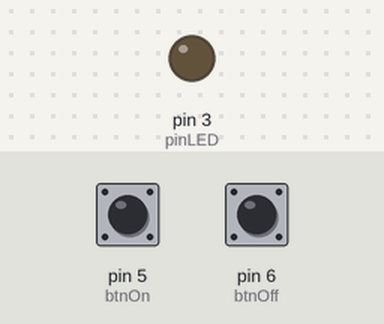
A sketch run on a simulated Arduino Uno, built with avr-gcc and run on an emulated ATmega328P. Shown: output pins drawn as LEDs (lit = HIGH). Inputs (shaded band) come from the test bench; at power-on: pin 5 (btnOn) HIGH, pin 6 (btnOff) HIGH.

Above: at 1.2 s.
1.3 s: pin 5 (btnOn) pulled LOW for 0.15 s
At 2.4 s:
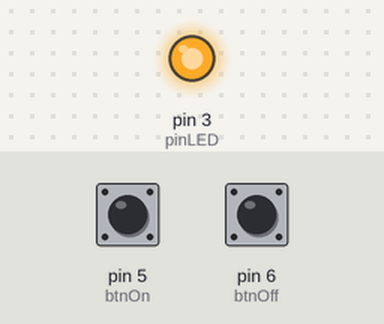
2.9 s: pin 6 (btnOff) pulled LOW for 0.15 s
At 3.6 s:
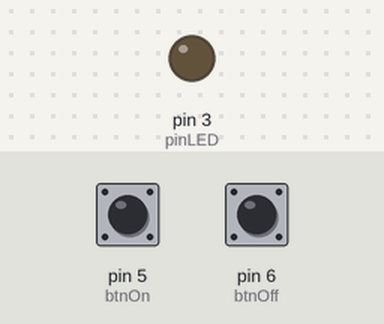
4.5 s: pin 5 (btnOn) pulled LOW for 1 s
At 4.9 s:
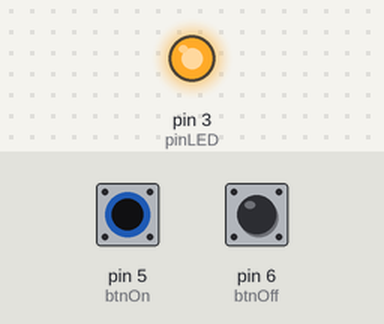
7.0 s: pin 5 (btnOn) driven LOW and pin 6 (btnOff) driven LOW
At 8.2 s:
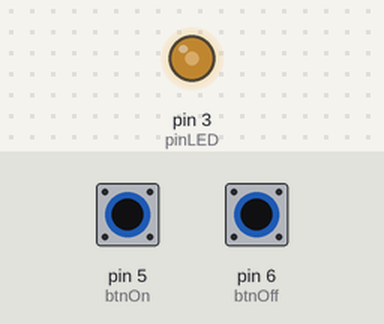
8.5 s: pin 6 (btnOff) driven HIGH
At 8.9 s:
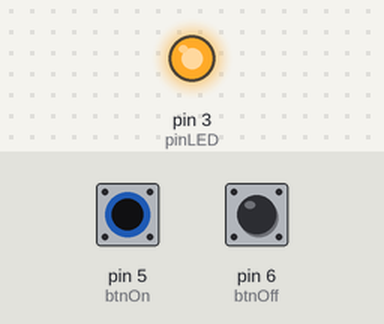
Timing chart, 0 to 11.0 s (numbered marks = the images above; inputs shaded):
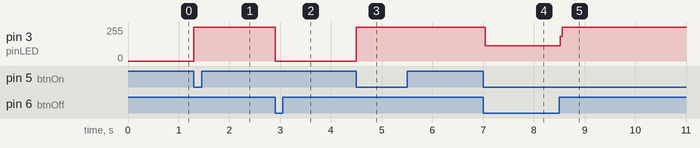

Measured:
- after the input at 1.3 s, pin 3 (pinLED): 0/255 → 255/255 at once
- after the input at 2.9 s, pin 3 (pinLED): 255/255 → 0/255 at once
- after the input at 4.5 s, pin 3 (pinLED): 0/255 → 255/255 at once
- after the input at 7.0 s, pin 3 (pinLED): 255/255 → 115/255 at once
- after the input at 8.5 s, pin 3 (pinLED): 115/255 → 255/255 at once

The sketch:

L3_Control_LED_Button.ino
```cpp
const int pinLED = 3;                      // LED connect to D13

const int btnOn  = 5;                       // button on
const int btnOff = 6;                       // button off

void setup()
{
    pinMode(pinLED, OUTPUT);                // set direction of D13-OUTPUT
    pinMode(btnOff, INPUT);                 // set direction of D2-INPUT
    pinMode(btnOn, INPUT);
}

void loop()
{
    if(0 == digitalRead(btnOn))            // button on pressed
    {
        digitalWrite(pinLED, HIGH);
    }

    if(0 == digitalRead(btnOff))
    {
        digitalWrite(pinLED, LOW);
    }
}
```
